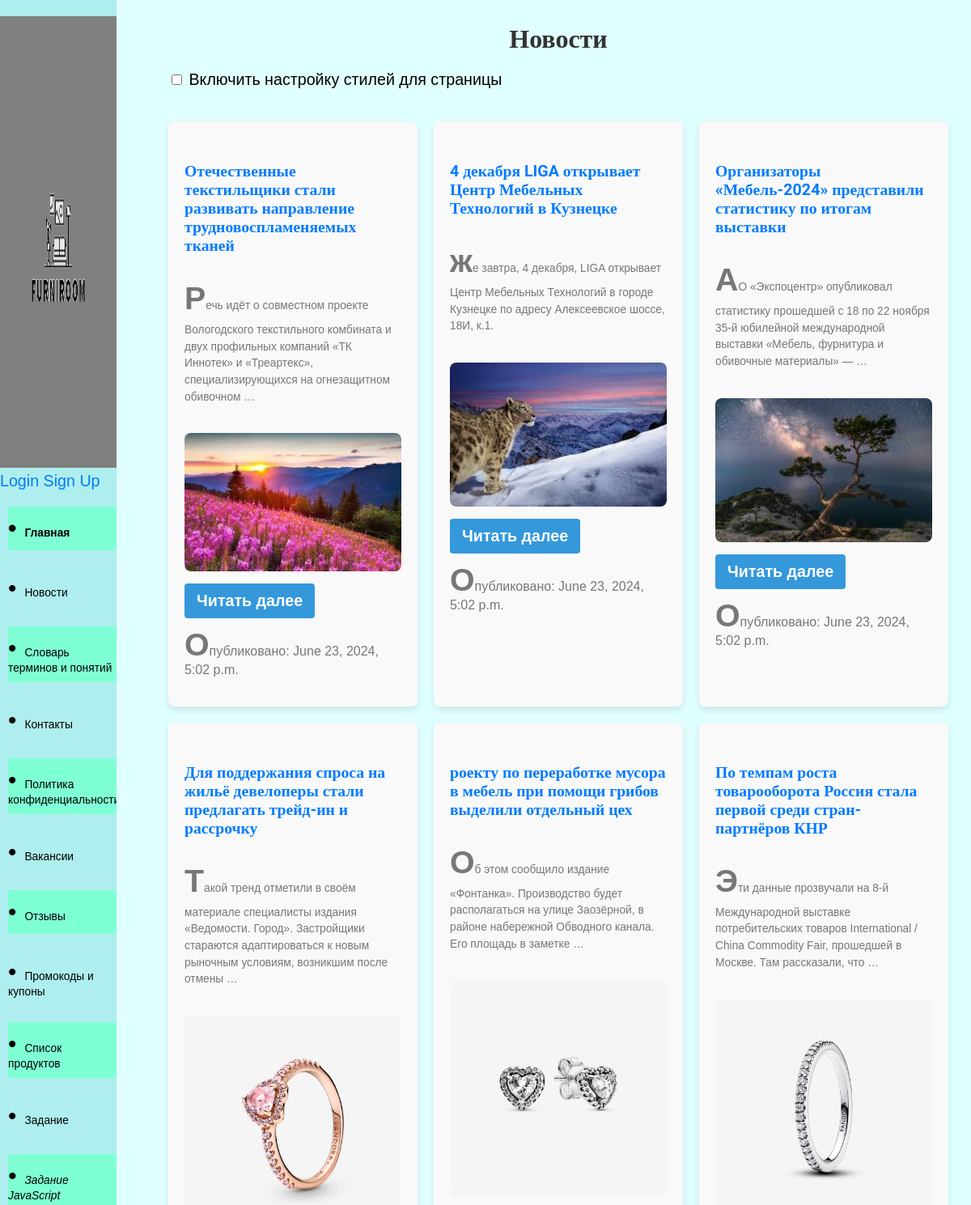
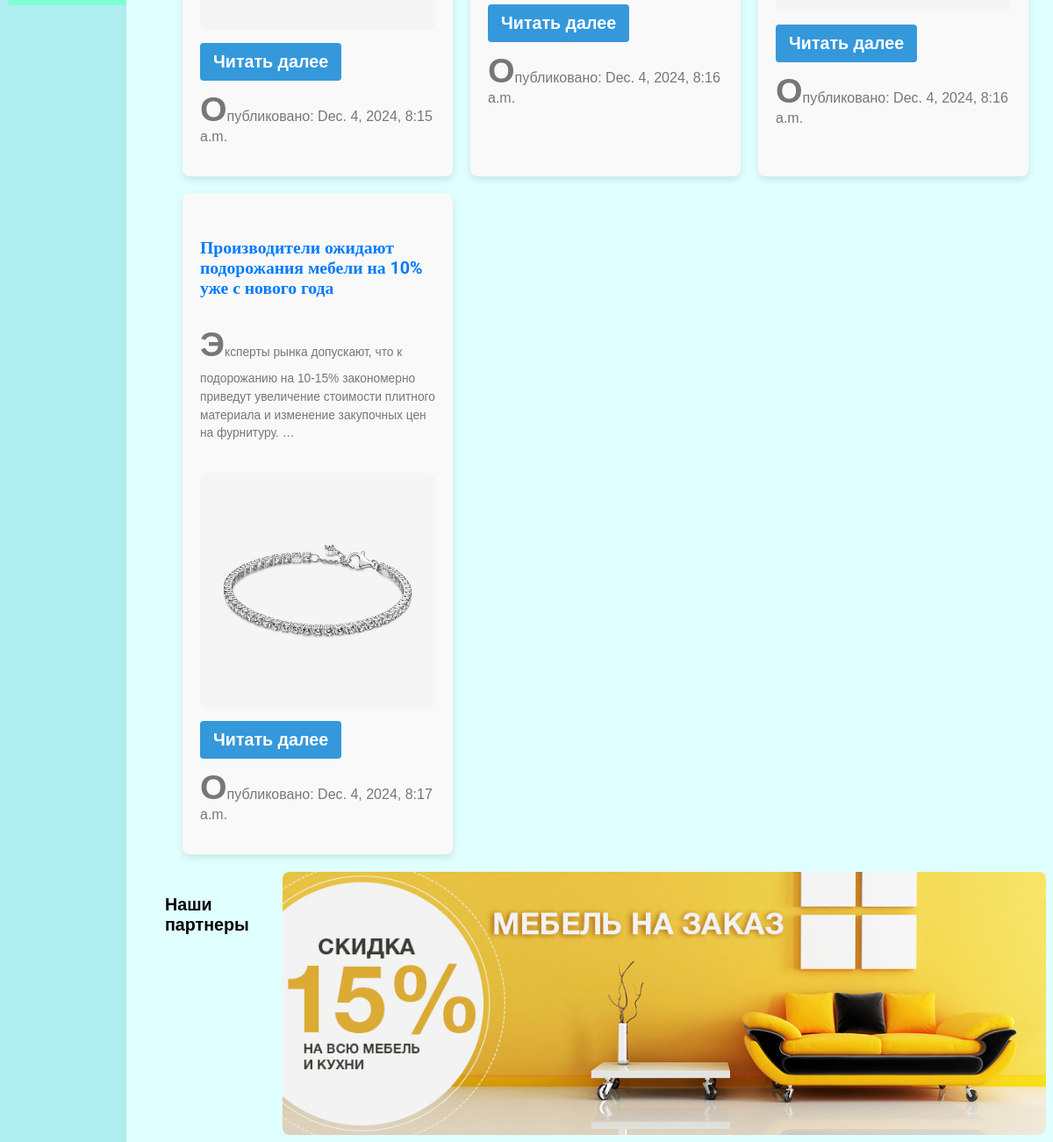
Page /news/ on the committed database (2 pictures, top to bottom).
### furniture/models.py (models this page shows, shortened)
class News(models.Model):
    title = models.CharField(max_length=200)
    content = models.TextField()
    description = models.TextField()
    image = models.ImageField(upload_to='news_images/', null=True, blank=True)
    pub_date = models.DateTimeField(auto_now_add=True)

### furniture/views.py (the view)
# urls.py: path('news/', views.news, name='news'),
def news(request):
    news_list = News.objects.all()
    return render(request, 'news.html', {'news_list': news_list})

### furniture/templates/news.html (shortened to what this page needs)
{% extends 'base.html' %}
{% block content %}
{% load static %}
    <h1 class="news">Новости</h1>
    <div class="style-toggle">
        <label>
            <input type="checkbox" id="customize-toggle">
            Включить настройку стилей для страницы
        </label>
    </div>
    {% if news_list %}
        <div class="news-list">
            {% for news in news_list %}
                <div class="news-item">
                    <h2><a class="news" href="{% url 'news_detail' news.id %}">{{ news.title }}</a></h2>
                    <div class="news-summary">
                        <p class="news">{{ news.content|truncatewords:20 }}</p>
                    </div>
                    {% if news.image %}
                        <img src="{{ news.image.url }}" alt="{{ news.title }}" class="news-image">
                    {% endif %}
                    <a href="{% url 'news_detail' news.id %}" class="read-more-btn news">Читать далее</a>
                    <p class="news-date news">Опубликовано: {{ news.pub_date }}</p>
                </div>
            {% endfor %}
        </div>
    {% else %}
        <p>Новости отсутствуют.</p>
    {% endif %}
{% endblock %}

### furniture/static/furniture/style.css (style rules this page uses)
.sidebar-nav li a, a { text-decoration: none; color: black; }
body { background-color: #E0FFFF; }
.news-image { width: 100%; height: 100%; object-fit: cover; }
h2 { font-size: 12px; color: #2c3e50; margin-top: 30px; }
h1 { font-size: 16px; text-align: center; margin-bottom: 20px; }
.news-list { display: grid; grid-template-columns: repeat(auto-fill, minmax(300px, 1fr)); gap: 20px; padding: 20px; }
.news-item { background: #f9f9f9; padding: 20px; border-radius: 8px; box-shadow: 0 4px 10px rgba(0, 0, 0, 0.1); }
.news-item h2 { font-size: 1rem; margin-bottom: 10px; color: #333; }
.news-summary { max-height: 200px; overflow: hidden; text-overflow: ellipsis; line-height: 1.5; font-size: 10px; color: #555; margin-bottom: 10px; }
.news-image { width: 100%; height: auto; border-radius: 8px; margin-top: 10px; margin-bottom: 10px; }
.read-more-btn { display: inline-block; background-color: #3498db; color: white; padding: 10px 15px; border-radius: 4px; text-decoration: none; font-weight: bold; text-align: center; }
.news-date { font-size: 16px; color: #777; margin-top: 10px; }
p { font-size: 0.7rem; color: #777; }
body { font-family: 'Arial', sans-serif; }
h1, h2 { font-family: 'Roboto', 'Times New Roman', 'Arial', sans-serif; font-size: 32px; color: #333; }
a { color: #007bff; text-decoration: none; }
:root { --hue: 223; --bg: hsl(var(--hue),90%,90%); --fg: hsl(var(--hue),90%,10%); --primary: hsl(var(--hue),90%,55%); --red: hsl(3,90%,50%); --orange: hsl(33,90%,50%); --green: hsl(153,90%,30%); --purple: hsl(273,90%,50%); --magenta: hsl(303,90%,50%); --trans-dur: 0.3s; font-size: calc(16px + (20 - 16) * (100vw - 320px) / (1280 - 320)); }
p::first-letter { font-size: 2rem; font-weight: bold; }
.style-toggle { margin: 20px; }

### rows in the picture
News: title "Отечественные текстильщики стали развивать направление трудновоспламеняемых тканей", content "Речь идёт о совместном проекте Вологодского текстильного комбината и двух профильных компаний «ТК Иннотек» и «Треартекс», специализирующихся на огнезащитном обивочном …", image (picture), pub_date "June 23, 2024, 5:02 p.m."
News: title "4 декабря LIGA открывает Центр Мебельных Технологий в Кузнецке", content "же завтра, 4 декабря, LIGA открывает Центр Мебельных Технологий в городе Кузнецке по адресу Алексеевское шоссе, 18И, к.1.", image (picture), pub_date "June 23, 2024, 5:02 p.m."
News: title "Организаторы «Мебель-2024» представили статистику по итогам выставки", content "АО «Экспоцентр» опубликовал статистику прошедшей с 18 по 22 ноября 35-й юбилейной международной выставки «Мебель, фурнитура и обивочные материалы» — …", image (picture), pub_date "June 23, 2024, 5:02 p.m."
News: title "Для поддержания спроса на жильё девелоперы стали предлагать трейд-ин и рассрочку", content "Такой тренд отметили в своём материале специалисты издания «Ведомости. Город». Застройщики стараются адаптироваться к новым рыночным условиям, возникшим после отмены …", image (picture), pub_date "Dec. 4, 2024, 8:15 a.m."
News: title "роекту по переработке мусора в мебель при помощи грибов выделили отдельный цех", content "Об этом сообщило издание «Фонтанка». Производство будет располагаться на улице Заозёрной, в районе набережной Обводного канала. Его площадь в заметке …", image (picture), pub_date "Dec. 4, 2024, 8:16 a.m."
News: title "По темпам роста товарооборота Россия стала первой среди стран-партнёров КНР", content "Эти данные прозвучали на 8-й Международной выставке потребительских товаров International / China Commodity Fair, прошедшей в Москве. Там рассказали, что …", image (picture), pub_date "Dec. 4, 2024, 8:16 a.m."
News: title "Производители ожидают подорожания мебели на 10% уже с нового года", content "Эксперты рынка допускают, что к подорожанию на 10-15% закономерно приведут увеличение стоимости плитного материала и изменение закупочных цен на фурнитуру. …", image (picture), pub_date "Dec. 4, 2024, 8:17 a.m."
